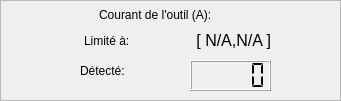
    <widget class="QFrame" name="frame_tool_current">
     <property name="geometry">
      <rect>
       <x>270</x>
       <y>10</y>
       <width>341</width>
       <height>101</height>
      </rect>
     </property>
     <property name="frameShape">
      <enum>QFrame::StyledPanel</enum>
     </property>
     <property name="frameShadow">
      <enum>QFrame::Raised</enum>
     </property>
     <widget class="QLabel" name="tool_force_label_2">
      <property name="geometry">
       <rect>
        <x>84</x>
        <y>30</y>
        <width>71</width>
        <height>21</height>
       </rect>
      </property>
      <property name="text">
       <string>Limité à:</string>
      </property>
     </widget>
     <widget class="QLabel" name="weight_limited">
      <property name="geometry">
       <rect>
        <x>190</x>
        <y>25</y>
        <width>81</width>
        <height>31</height>
       </rect>
      </property>
      <property name="font">
       <font>
        <pointsize>12</pointsize>
       </font>
      </property>
      <property name="layoutDirection">
       <enum>Qt::RightToLeft</enum>
      </property>
      <property name="text">
       <string>[ N/A,N/A ]</string>
      </property>
      <property name="alignment">
       <set>Qt::AlignRight|Qt::AlignTrailing|Qt::AlignVCenter</set>
      </property>
     </widget>
     <widget class="QLabel" name="tool_force_label_3">
      <property name="geometry">
       <rect>
        <x>99</x>
        <y>4</y>
        <width>141</width>
        <height>21</height>
       </rect>
      </property>
      <property name="text">
       <string>Courant de l'outil (A):</string>
      </property>
     </widget>
     <widget class="QLabel" name="tool_force_label">
      <property name="geometry">
       <rect>
        <x>80</x>
        <y>60</y>
        <width>121</width>
        <height>21</height>
       </rect>
      </property>
      <property name="text">
       <string>Détecté:</string>
      </property>
     </widget>
     <widget class="QLCDNumber" name="tool_force_lcdNumber">
      <property name="geometry">
       <rect>
        <x>190</x>
        <y>60</y>
        <width>81</width>
        <height>31</height>
       </rect>
      </property>
      <property name="segmentStyle">
       <enum>QLCDNumber::Flat</enum>
      </property>
     </widget>
    </widget>
